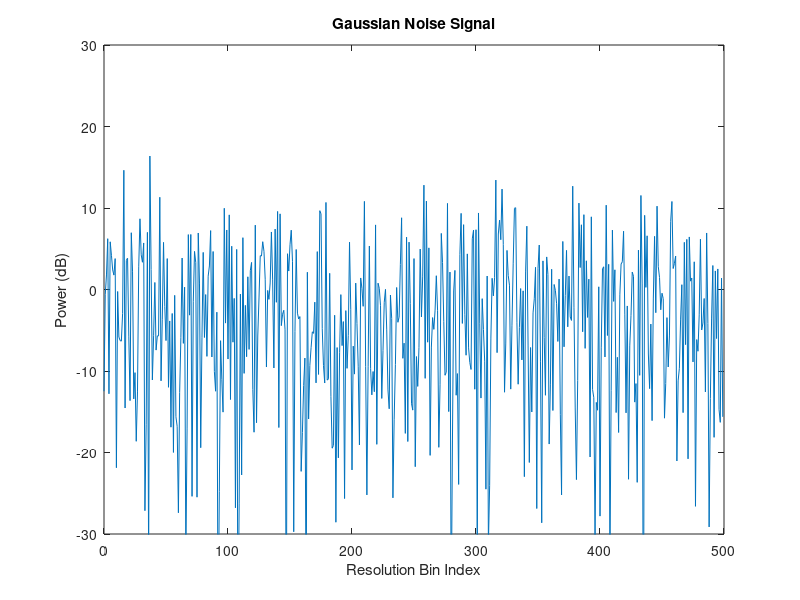
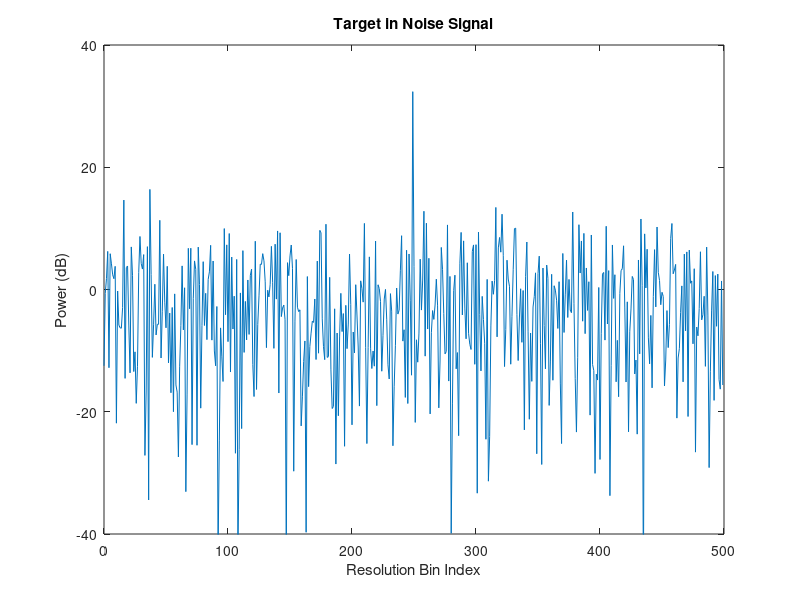
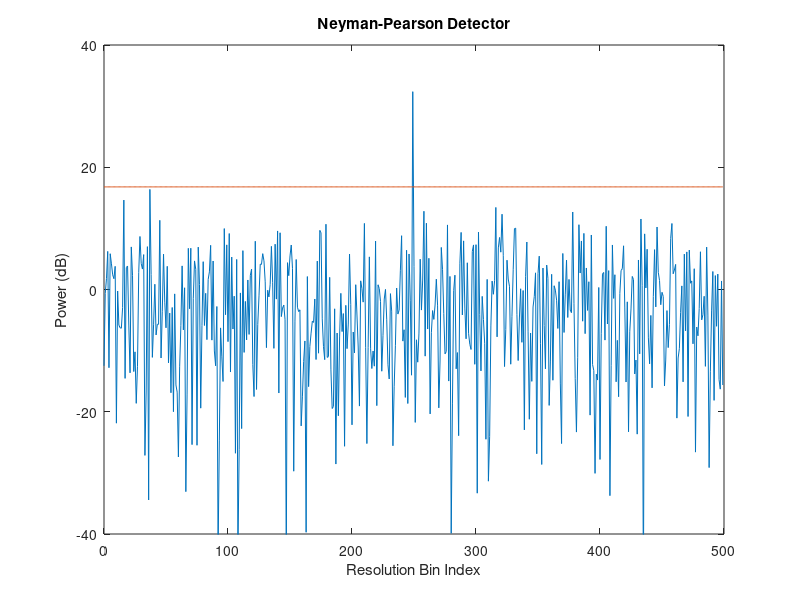

Here is the MATLAB script that generated these plots, in order:
clear all;
close all;

%% Constant Parameters 
N = 1;  
PFA = 10^-3;   
Iterations = 500;
j = 1i;

Targets = 1;          % Number of Targets

SNR_dB = 20;
SNR_Linear = 10^(SNR_dB/10);

p = 0:Iterations-1;

%% Noise Matrix 

Noise = zeros(N, Iterations); 

for n = 1:N
    I_Noise = randn(1, Iterations);
    Q_Noise = randn(1, Iterations); 
    Noise(n,:) = (I_Noise + j*Q_Noise) * (1/sqrt(2));
end 

SquareLawDetect = abs(Noise).^2;

%% Target 

I_Target = randn(1, Targets);
Q_Target = randn(1, Targets); 

Tgt_Voltage = sqrt(SNR_Linear); 

Tgt_Signal = Tgt_Voltage*(I_Target+ j*Q_Target)*(1/sqrt(2));

Signal = Noise;

Signal(Iterations/2) = Signal(Iterations/2) + Tgt_Signal; 

Signal_Power = abs(Signal).^2; 

%% Threshold Calculation 
T = -log(PFA);      % Threshold 
Const_T = T*ones(1, length(p));

figure(1)
n = 0:Iterations-1;
plot(n, 20*log10(SquareLawDetect));
ylim([-30 30]);
xlabel('Resolution Bin Index');
ylabel('Power (dB)');
title('Gaussian Noise Signal');

figure(2) 
n = 0:Iterations-1;
plot(n, 20*log10(Signal_Power));
ylim([-40 40]);
xlabel('Resolution Bin Index');
ylabel('Power (dB)');
title('Target in Noise Signal');

figure(3) 
n = 0:Iterations-1;
plot(n, 20*log10(Signal_Power), n, 20*log10(Const_T));
ylim([-40 40]);
xlabel('Resolution Bin Index');
ylabel('Power (dB)');
title('Neyman-Pearson Detector');